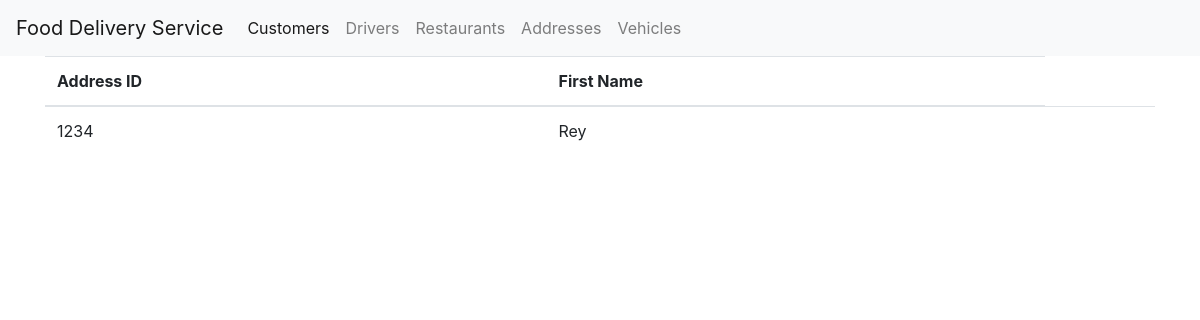
Before: /22 with the older database file.
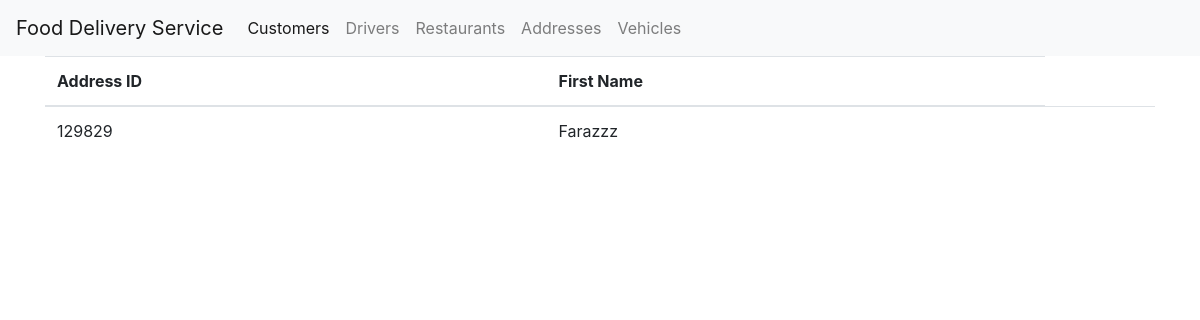
After: the same page with the newer database file.
### tables this page shows
CREATE TABLE Customer (
	customer_id integer,
	addressID integer,
	first_name char(50),
    last_name char(50),
	PRIMARY KEY (customer_id),
	FOREIGN KEY (addressID) REFERENCES Address
);

### app.py (the view)
@app.route('/<int:customer_id>')
def customer_helper(customer_id):
    customer = get_customer(customer_id)
    return render_template('customerProfile.html', customer=customer)

### app.py (called while the page is built)
def get_customer(customer_id):
    conn = sqlite3.connect('food_delivery.db')
    cust = conn.execute('SELECT * FROM customer WHERE customer_id = ?',
                        (customer_id,)).fetchone()
    print(cust)
    conn.close()
    if cust is None:
        abort(404)
    return cust

### templates/customerProfile.html
{% extends 'base.html' %}
{% block content %}
<div>
    <table class="table">
        <thead>
        <tr>
            <th scope="col">Address ID</th>
            <th scope="col">First Name</th>
        </tr>
        </thead>
    <tbody>
        <td>{{ customer[1] }} </td>
        <td>{{ customer[2] }} </td>
    <td>
    </tbody>
    </table>
    {% endblock %}

Changed rows visible on the page:
changed Customer: addressID "1234" → "129829"; first_name "Rey" → "Farazzz"
